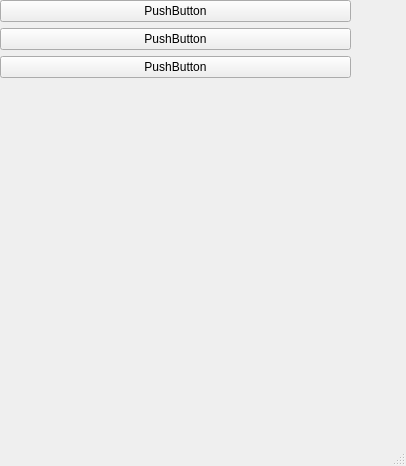
<?xml version="1.0" encoding="UTF-8"?>
<ui version="4.0">
 <class>chat2</class>
 <widget class="QMainWindow" name="chat2">
  <property name="geometry">
   <rect>
    <x>0</x>
    <y>0</y>
    <width>406</width>
    <height>466</height>
   </rect>
  </property>
  <property name="windowTitle">
   <string>MainWindow</string>
  </property>
  <widget class="QWidget" name="centralwidget">
   <widget class="QWidget" name="verticalLayoutWidget">
    <property name="geometry">
     <rect>
      <x>0</x>
      <y>0</y>
      <width>351</width>
      <height>81</height>
     </rect>
    </property>
    <layout class="QVBoxLayout" name="verticalLayout_3">
     <item>
      <widget class="QPushButton" name="pushButton_3">
       <property name="text">
        <string>PushButton</string>
       </property>
      </widget>
     </item>
     <item>
      <widget class="QPushButton" name="pushButton">
       <property name="text">
        <string>PushButton</string>
       </property>
      </widget>
     </item>
     <item>
      <widget class="QPushButton" name="pushButton_2">
       <property name="text">
        <string>PushButton</string>
       </property>
      </widget>
     </item>
    </layout>
   </widget>
  </widget>
  <widget class="QMenuBar" name="menubar">
   <property name="geometry">
    <rect>
     <x>0</x>
     <y>0</y>
     <width>406</width>
     <height>26</height>
    </rect>
   </property>
  </widget>
  <widget class="QStatusBar" name="statusbar"/>
 </widget>
 <resources/>
 <connections/>
</ui>
